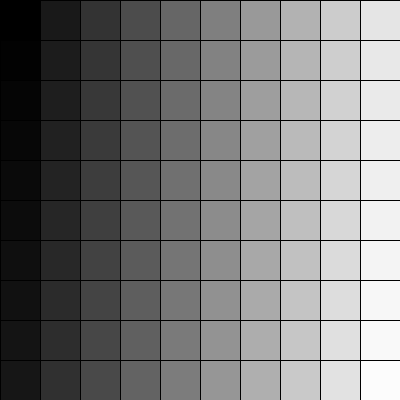
Frame 1 (no input)
Frame 60 (the mouse pressed at the canvas centre just before this capture): identical to frame 1, image omitted
Frame 120 (the mouse held since frame 60 and released just before this capture): identical to frame 1, image omitted

The Processing sketch that drew this single still picture (run headless with seeded random() and noise(); from frame 60 on, the mouse is pressed at the canvas centre):

// Processing sketch: prac2
// ── prac2.pde
int tam = 40;

void setup() {
  size(400, 400);
}

void draw() {
  for(int j = 0; j < height/tam; j++){
     float val1 = map(j,0,height/tam,0,255);
     for (int i = 0; i < width/tam; i++){
        float val2 = map(i,0,width/tam,0,255/10); 
        fill(val1+val2);
        rect(j*tam,i*tam,tam,tam);
     } 
  }
}
